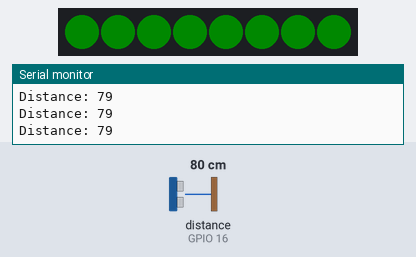
This sketch was run on a simulated ESP32. Shown: 8 RGB LEDs in strip order, left to right, the last lines printed to the serial monitor. Wiring (inferred from the names in the program): ultrasonic range finder: trigger GPIO 17; echo GPIO 16. The test bench sets the inputs (shaded band); at power-on: distance to the obstacle (sensor on GPIO 16) 80 cm. The echo pulse lasts 58.3 µs per cm; dim RGB values are drawn brighter than linear.

Above: at 1.2 s.
1.3 s: distance to the obstacle (sensor on GPIO 16) set to 9 cm
At 1.61 s:
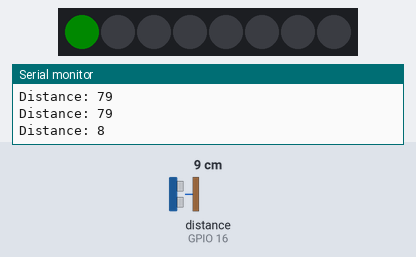
3.7 s: distance to the obstacle (sensor on GPIO 16) set to 18 cm
At 3.96 s:
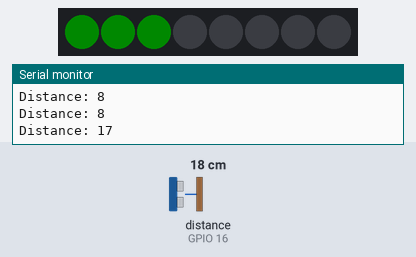
5.2 s: distance to the obstacle (sensor on GPIO 16) set to 35 cm
At 5.87 s:
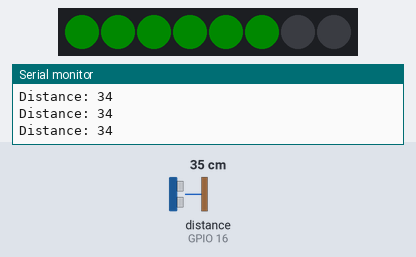
6.8 s: distance to the obstacle (sensor on GPIO 16) set to 60 cm
At 7.47 s:
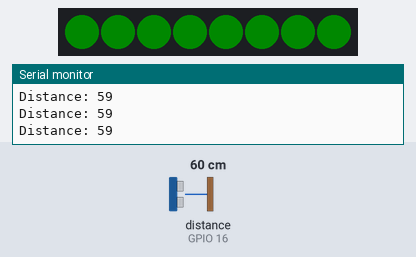
Timing chart, 0 to 9.8 s (numbered marks = the images above; inputs shaded):
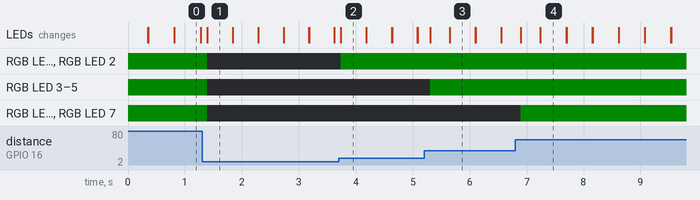

The sketch:

esp32-08-echo.ino
```cpp
//esp32-08-echo - simple test: one WS2812 rgb LED
//octopusLAB - ESP32 ROBOT board (2018/09)
//NeoPixel(c) 2013 Shae Erisson (AdaFruit NeoPixel library)
#define DEBUG

#include "octopusLAB_ROBOT.h"
//#define PIN_WS  13
#define NUMPIXELS 8 //for WS strip 1/8/16...

//echo
const int trigPin = PIN_PWM1;
const int echoPin = PIN_PWM2;
// defines variables
long duration;
int distance;

int getEchoDistance(){
  digitalWrite(trigPin, LOW);  // Clears the trigPin
  delayMicroseconds(2);
  digitalWrite(trigPin, HIGH); // Sets the trigPin on HIGH state for 10 micro seconds
  delayMicroseconds(10);
  digitalWrite(trigPin, LOW);  // Reads the echoPin, returns the sound wave travel time in microseconds
  duration = pulseIn(echoPin, HIGH);
  distance= duration*0.034/2;  // Calculating the distance
  return distance;
}

#include <Adafruit_NeoPixel.h>
Adafruit_NeoPixel wsLED = Adafruit_NeoPixel(NUMPIXELS, PIN_WS, NEO_GRB + NEO_KHZ800);
// wsLED.Color takes RGB values, from 0,0,0 up to 255,255,255
int delayval = 1000; // delay for half a second

void wsClear(){
   delay(10);
   for(int i=0;i<NUMPIXELS;i++){
      wsLED.setPixelColor(i, wsLED.Color(0,0,0));}
   wsLED.show();
}

void wsBar(int num,byte wsR,byte wsG,byte wsB){
   int numpx=int(num/5); // .../10
   if (numpx>8) numpx=8;
   for(int i=0;i<numpx;i++){
    wsLED.setPixelColor(i, wsLED.Color(wsR,wsG,wsB));
   }
   wsLED.show();
   delay(delayval/10);
   wsClear();
   //delay(delayval/10);
}

//------------------------------------------------------------------------------

void setup() {
  Serial.begin(9600); // Starts the serial communication
  pinMode(trigPin, OUTPUT); // Sets the trigPin as an Output
  pinMode(echoPin, INPUT); // Sets the echoPin as an Input
  wsLED.begin(); // This initializes the NeoPixel library.
  //wsSnake(0,0,50); //test
}

void loop() {
    distance = getEchoDistance();
    wsBar(distance,0,10,0);
    #ifdef DEBUG
        Serial.print("Distance: ");
        Serial.println(distance);
    #endif
}
```

octopusLAB_ROBOT.h
```cpp
//octopusLAB - lib 201809
//file: octopus32ROBOT / create: 2018/08 / last update: 2018/09
// PIN as on octopusLAB ESP32 RobotBoard
//======================================

//DC motors with L293D
#define MOTO_12EN 25
#define MOTO_34EN 15
#define MOTO1A 26
#define MOTO2A 12
#define MOTO3A 14
#define MOTO4A 27

//PWM / servos //WS
#define PIN_PWM1 17
#define PIN_PWM2 16
#define PIN_PWM3  4
#define PIN_WS 13
```

Measured:
- after the input at 1.3 s, the LEDs: change after 0.09 s (image 1)
- after the input at 3.7 s, the LEDs: change at once (image 2)
- after the input at 5.2 s, the LEDs: change after 0.11 s (image 3)
- after the input at 6.8 s, the LEDs: change after 0.10 s (image 4)
- what the display in image 0 shows lasts 0.5 s, from 0.8 s to 1.3 s
- what the display in image 1 shows lasts 0.4 s, from 1.4 s to 1.8 s
